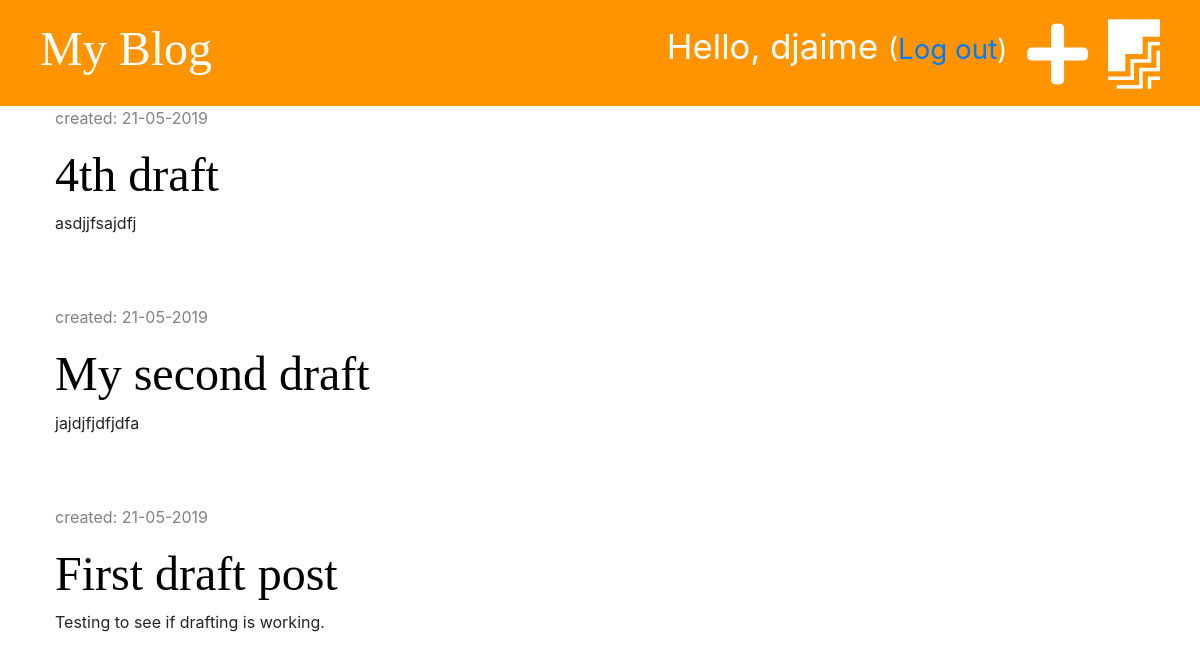
Page /drafts/ (signed in) on the committed database.
### blog/models.py (models this page shows, shortened)
class Post(models.Model):
    author = models.ForeignKey('auth.User', on_delete=models.CASCADE)
    title = models.CharField(max_length=200)
    text = models.TextField()
    created_date = models.DateTimeField(default=timezone.now)
    published_date = models.DateTimeField(blank=True, null=True)

### blog/views.py (the view)
# urls.py: path('drafts/', views.post_draft_list, name='post_draft_list'),
@login_required
def post_draft_list(request):
    posts = Post.objects.filter(published_date__isnull=True).order_by('-created_date')
    stuff_for_frontend = {'posts': posts}
    return render(request, 'blog/post_draft_list.html', stuff_for_frontend)

### blog/templates/blog/post_draft_list.html (shortened to what this page needs)
{% extends 'blog/base.html' %}
{% block content %}
    {% for post in posts %}
        <div class="post">
            <p class="date">created: {{ post.created_date|date:'d-m-Y'}}</p>
            <h1><a href="{% url 'post_detail' pk=post.pk %}">{{ post.title }}</a></h1>
            <p>{{ post.text|truncatechars:50 }}</p>
        </div>
    {% endfor %}
{% endblock %}

### blog/templates/blog/base.html (shortened to what this page needs)
{% load staticfiles %}
<!DOCTYPE html>
<html lang="en">
<head>
    <link rel="stylesheet" href="https://stackpath.bootstrapcdn.com/bootstrap/4.3.1/css/bootstrap.min.css">
    <link rel="stylesheet" href="{% static 'css/blog.css' %}">
    <link rel="stylesheet" href="https://use.fontawesome.com/releases/v5.8.2/css/all.css">
</head>
<body>
<div class="page-header">
    {% if user.is_authenticated %}
        <a href="{% url "post_draft_list" %}" class="top-menu"><i class="fab fa-firstdraft fa-2x"></i></a>
        <a href="{% url "post_new" %}" class="top-menu"><i class="fas fa-plus fa-2x"></i></a>
        <p class="top-menu">Hello, {{ user.username }} <small>(<a href="{% url 'logout' %}">Log out</a>)</small></p>
    {% else %}
        <a href="{% url "login" %}" class="top-menu"><i class="fas fa-sign-in-alt fa-2x"></i></a>
    {% endif %}
    <h1><a href="{% url "post_list" %}">My Blog</a></h1>
</div>
<div class="content container">
    <div class="row">
        <div class="col-md-8">
            {% block content %}
            {% endblock %}
        </div>
    </div>
</div>
</body>
</html>

### blog/static/css/blog.css (style rules this page uses)
.page-header { background-color: #ff9400; margin-top: 0; padding: 20px 20px 20px 40px; }
.page-header h1, .page-header h1 a { color: #ffffff; font-size: 36pt; text-decoration: none; }
.content { margin-left: 40px; }
h1, h2, h3, h4 { font-family: 'Tangerine', 'Inconsolata', 'Droid Sans', serif; font-size: 48px; }
.date { color: #828282; }
.post { margin-bottom: 70px; }
.post h1 a { color: #000000; }
.top-menu, .top-menu:hover { color: #ffffff; float: right; font-size: 26pt; margin-right: 20px; }

### rows in the picture
Post: created_date "21-05-2019", title "4th draft", text "asdjjfsajdfj"
Post: created_date "21-05-2019", title "My second draft", text "jajdjfjdfjdfa"
Post: created_date "21-05-2019", title "First draft post", text "Testing to see if drafting is working."

### other values in the picture
{{ user.username }} "djaime"
